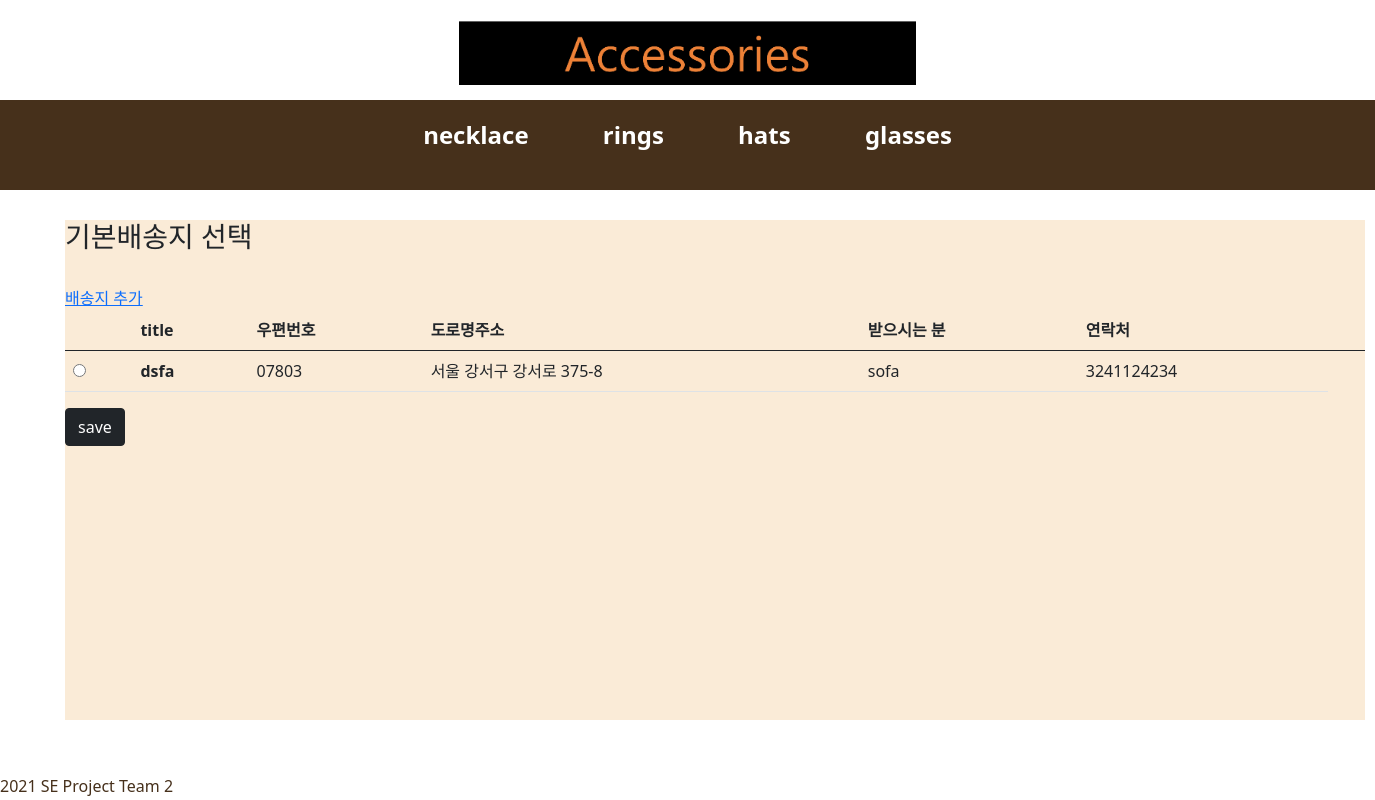
/detail/create_default/ (signed in), run on the app's committed database.
### shoppingApp/models.py (models this page shows, shortened)
class address(models.Model):
    accounts = models.ForeignKey(UserAccounts, on_delete=models.CASCADE, null=True)
    title = models.CharField(max_length=200)
    post_num= models.CharField(max_length=200,null=True)
    road_address=models.CharField(max_length=200,null=True)
    detail_address=models.TextField()
    post_name=models.CharField(max_length=20,null=True)
    post_phonenum=models.IntegerField(null=True)
    is_default = models.BooleanField(default='False')

### shoppingApp/views.py (the view)
# urls.py: path('detail/create_default/', shoppingView.create_default, name='create_default'),
def create_default(request):
    cart_count=context_processors.counter(request)
    cart_count=int(cart_count)
    count={'cart_count':cart_count}
    uid=request.session.get('user_id')
    get_all=UserAccounts.objects.all()
    get_user=get_all.filter(user_id=uid)
    shippings = address.objects.filter(accounts__in=get_user)
    return render(request,'create_default.html',{'shippings':  shippings, 'count':count} )

### cartApp/context_processors.py (called while the page is built)
def counter(request):
    item_count=0
    if 'admin' in request.path:
        return {}
    else:
        try:
            cart= Cart.objects.filter(cart_id=request.session.get('user_id'))
            cart_items = CartItem.objects.all().filter(cart=cart[:1])
            for cart_item in cart_items:
                item_count+=cart_item.quantity
        except Cart.DoesNotExist:
            item_count=0
    return item_count

### shoppingApp/templates/create_default.html (shortened to what this page needs)
{% extends 'base.html' %}
{% block content %}
<section>
<div>
<h3>기본배송지 선택</h3><br>
<a href="{%url 'newpost' %}">배송지 추가</a>
<table class="table">
    <thead>
      <tr>
        <th scope="col"></th>
        <th scope="col">title</th>
        <th scope="col">우편번호</th>
        <th scope="col">도로명주소</th>
        <th scope="col">받으시는 분</th>
        <th scope="col">연락처</th>
        <th scope="col"></th>
      </tr>
    </thead>
    <form action="{% url 'create_default_save' %}" method="POST">
    {% for address in shippings %}
    <tbody>
      <tr>
        <td> <label for="is_default"><input type = "radio" name ="is_default" value="{{address.pk}}"></label></td>
        <th scope="row">{{address.title}}</th>
        <td>{{address.post_num}}</td>
        <td>{{address.road_address}}</td>
        <td>{{address.post_name}}</td>
        <td>{{address.post_phonenum}}</td>
    </tbody>
    {%  endfor %}
</table>
<input class="btn btn-dark" type="submit" value="save">
</div>
</section>
{% endblock %}

### static/css/userMain.css (style rules this page uses)
section { position: absolute; top: 220px; height: 500px; width: 100%; }

### shoppingApp/static/css/login.css (style rules this page uses)
section { position: absolute; top: 220px; height: 500px; width: 1300px; margin-left: 65px; background-color: #FAEBD7; }

### data on the page
address: title "dsfa", post_num "07803", road_address "서울 강서구 강서로 375-8", post_name "sofa", post_phonenum "3241124234"
